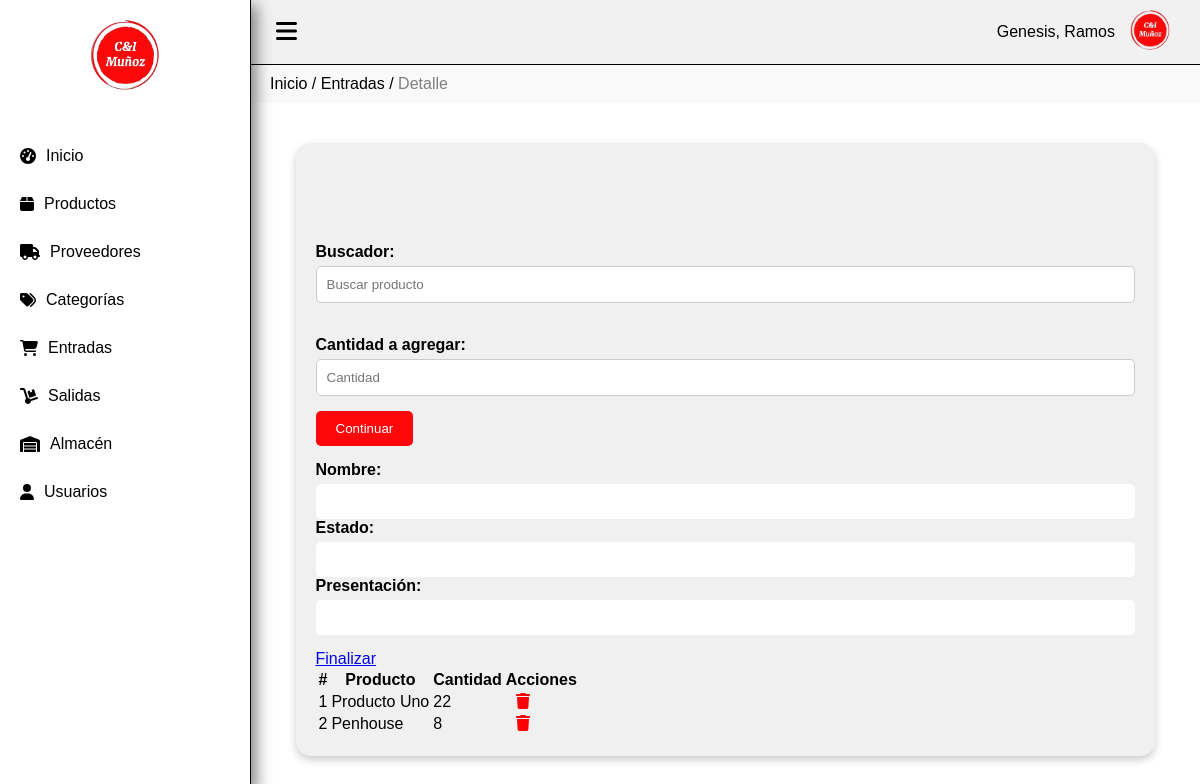
Screenshot of /compras/Detalles/1 (signed in) with the database file from the repository.
### tables this page shows
CREATE TABLE `detalles_compras` (
  `id` int(20) NOT NULL,
  `id_compra` int(20) NOT NULL,
  `producto_id` int(20) NOT NULL,
  `cantidad` int(20) NOT NULL
);

CREATE TABLE `productos` (
  `id` int(20) NOT NULL,
  `nombre` varchar(200) NOT NULL,
  `presentacion` varchar(100) NOT NULL,
  `cant_empaque` int(20) NOT NULL,
  `imagen` varchar(100) NOT NULL,
  `estado` varchar(100) NOT NULL,
  `categoria_id` int(20) NOT NULL,
  `min_stock` int(20) NOT NULL
);

### Controller/compras.controller.php (called while the page is built, shortened)
<?php
require_once 'model/compras.php';
class ComprasController{
    public function __CONSTRUCT(){
        $this->model = new compras();
    }
    public function Detalles($id){
        $id_comp = $id;
        require_once 'view/header.php';
        require_once 'view/compras/compras-detalles.php';
        require_once 'view/footer.php';
    }
}

### index.php (called while the page is built, shortened)
<?php
require_once 'model/database.php';
$controladorPorDefecto = 'dashboard';
$url = isset($_GET['url']) ? $_GET['url'] : $controladorPorDefecto;
$url = rtrim($url, '/');
$url = explode('/', $url);
$accion = isset($url[1]) ? $url[1] : 'Index';
$rif = isset($url[2]) ? $url[2] : null;
$instanciaControlador = new $nombreClaseControlador;
call_user_func(array($instanciaControlador, $accion), $rif);
?>

### Model/database.php (called while the page is built)
<?php
class Database
{
    public static function Conectar()
    {
        $pdo = new PDO('mysql:host=localhost;dbname=mvc_php;charset=utf8', 'root', '');
        $pdo->setAttribute(PDO::ATTR_ERRMODE, PDO::ERRMODE_EXCEPTION);
        return $pdo;
    }
}

### Model/compras.php (called while the page is built, shortened)
<?php
class compras
{
	private $pdo;
	public function __CONSTRUCT()
	{
		try
		{
			$this->pdo = Database::Conectar();
		}
		catch(Exception $e)
		{
			die($e->getMessage());
		}
	}
	public function ListarDestalles($i)
	{
		try
		{
			$stm = $this->pdo->prepare("SELECT * FROM detalles_compras WHERE id_compra = $i");
			$stm->execute();
			return $stm->fetchAll(PDO::FETCH_OBJ);
		}
		catch(Exception $e)
		{
			die($e->getMessage());
		}
	}
}

### Model/producto.php (called while the page is built, shortened)
<?php
require_once 'model/database.php';
class producto
{
	private $pdo;
	public function __CONSTRUCT()
	{
		try
		{
			$this->pdo = Database::Conectar();
		}
		catch(Exception $e)
		{
			die($e->getMessage());
		}
	}
	public function Obtener($id)
	{
		try
		{
			$stm = $this->pdo->prepare("SELECT * FROM productos WHERE id = ?");
			$stm->execute(array($id));
			return $stm->fetch(PDO::FETCH_OBJ);
		} catch (Exception $e)
		{
			die($e->getMessage());
		}
	}
}

### View/compras/compras-detalles.php (the view, shortened to what this page needs)
<?php
require_once 'model/producto.php';
?>
<div class="miga-de-pan">
    <a href="http://localhost/Sistemainventario/dashboard">Inicio</a> / <a href="http://localhost/Sistemainventario/entradas">Entradas</a> / <span>Detalle</span>
</div>
<div class="contenido">
    <div class="contenedor-3d">
        <div class="division">
            <form id="frm-compras" action="compras/GuardarDetalles" method="post" enctype="multipart/form-data">
                <div class="form-group">
                    <label class="form_label" for="buscador">Buscador:</label>
                    <input type="text" id="buscador" name="buscador" class="form_input" placeholder="Buscar producto" data-validacion-tipo="requerido" data-tooltip="Por favor, ingrese el nombre del producto."><br><br>
                </div>
                <div class="form-group">
                    <label class="form_label" for="cantidad">Cantidad a agregar:</label>
                    <input type="number" id="cantidad" min="0" name="cantidad" class="form_input" placeholder="Cantidad" data-validacion-tipo="requerido" data-tooltip="Por favor, ingrese la cantidad."><br>
                </div>
                <div class="form-group full-width">
                    <input type="submit" class="btn btn-success" id="btn-guardar" value="Continuar">
                </div>
                <div class="form-group">
                    <label class="form_label" for="nombre">Nombre:</label>
                    <input type="text" id="nombre" name="nombre" class="form_input" readonly style="border:none;"><br>
                    <label class="form_label" for="estado">Estado:</label>
                    <input type="text" id="estado" name="estado" class="form_input" readonly style="border:none;"><br>
                    <label class="form_label" for="presentacion">Presentación:</label>
                    <input type="text" id="presentacion" name="presentacion" class="form_input" readonly style="border:none;"><br>
                </div>
            </form>
            <a type="submit" href="compras" class="btn" style="margin-bottom: 30px;">Finalizar</a>
            <table id="tabla" class="display">
                <thead>
                    <tr>
                        <th>#</th>
                        <th>Producto</th>
                        <th>Cantidad</th>
                        <th>Acciones</th>
                    </tr>
                </thead>
                <tbody>
                    <?php
                    $count = 1;
                    $productos = new producto();
                    foreach ($this->model->ListarDestalles($id_comp) as $r):
                        $pro = $productos->Obtener($r->producto_id);
                    ?>
                        <tr>
                            <td><?php echo $count; ?></td>
                            <td><?php echo $pro->nombre; ?></td>
                            <td><?php echo $r->cantidad; ?></td>
                            <td>
                                <a style="color: red; margin-left:10px;" onclick="javascript:return confirm('¿Seguro de eliminar este registro?');" href="http://localhost/Sistemainventario/compras/EliminarDetalle/<?php echo $r->id; ?>/<?php echo $id_comp; ?>"><i class="fa fa-trash"></i></a>
                            </td>
                        </tr>
                    <?php $count++;
                    endforeach; ?>
                </tbody>
            </table>
        </div>
    </div>

### assets/css/estilos.css (style rules this page uses)
body { display: flex; margin: 0; font-family: Arial, sans-serif; background-color: white; }
.miga-de-pan { padding: 10px 20px; background-color: #f9f9f9; }
.miga-de-pan a { color: black; text-decoration: none; }
.miga-de-pan span { color: grey; }
.contenido { padding: 20px; }
.contenedor-3d { width: 90%; margin: 20px auto; padding: 20px; background-color: #f0f0f0; border-radius: 15px; box-shadow: 0 4px 8px rgba(0, 0, 0, 0.2); position: relative; }
.division { margin-top: 60px; padding-top: 20px; }
.form-group { margin-bottom: 15px; }
.form_label { display: block; margin-bottom: 5px; font-weight: bold; }
.form_input { width: 100%; padding: 10px; border: 1px solid #ccc; border-radius: 5px; box-sizing: border-box; }
.btn-success { background-color: #fd070a; color: white; padding: 10px 20px; border: none; border-radius: 5px; cursor: pointer; }

### rows the page displays
detalles_compras: producto.nombre "Producto Uno", cantidad "22"
detalles_compras: producto.nombre "Penhouse", cantidad "8"

### other values shown
$_SESSION['user_nombre'] "Genesis, Ramos"
